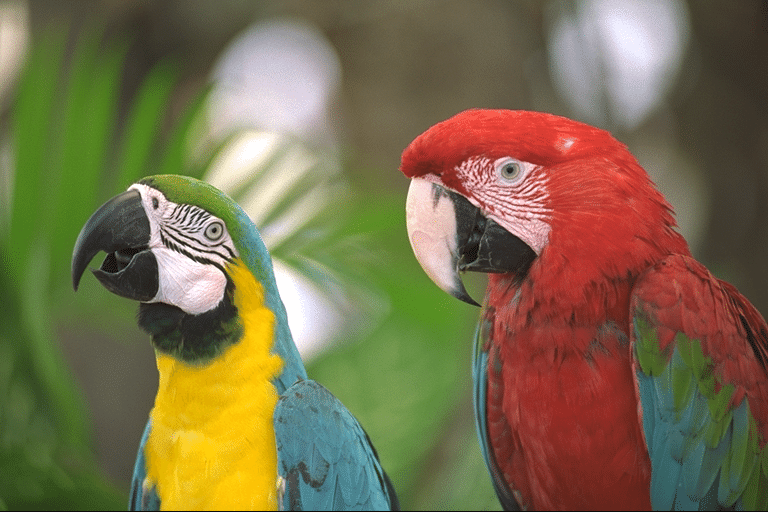
#> input picture lab4/img.png, 768 x 512 px
$ python 3.py
#> lines starting #> are read from the running program, lines starting #| are printed output that depends on the picture; after the words box and inside, x2 and y2 are one past the last pixel; in counts of white or black regions, pixels touching at a corner belong together
import cv2
import numpy as np


def gaussian_matrix(size, sigma=1.0, normalize=True):
    center = size // 2
    matrix = np.zeros((size, size), dtype=float)
    for x in range(size):
        for y in range(size):
            dx = x - center
            dy = y - center
            matrix[x, y] = (1 / (2 * np.pi * sigma ** 2)) * np.exp(-(dx ** 2 + dy ** 2) / (2 * sigma ** 2))
    if normalize:
        matrix /= matrix.sum()
    return matrix


def gaussian_filter_2d(image: np.ndarray, kernel: np.ndarray) -> np.ndarray:
    h, w = image.shape
    kh, kw = kernel.shape
    pad_h, pad_w = kh // 2, kw // 2
    padded = np.pad(image, ((pad_h, pad_h), (pad_w, pad_w)), mode='reflect')
    result = np.zeros_like(image, dtype=float)
    for i in range(h):
        for j in range(w):
            region = padded[i:i + kh, j:j + kw]
            result[i, j] = np.sum(region * kernel)
    return np.clip(result, 0, 255).astype(np.uint8)


sobel_x = np.array([[-1, 0, 1],
                    [-2, 0, 2],
                    [-1, 0, 1]], dtype=np.float64)

sobel_y = np.array([[-1, -2, -1],
                    [0, 0, 0],
                    [1, 2, 1]], dtype=np.float64)


def convolve(image: np.ndarray, kernel: np.ndarray) -> np.ndarray:
    h, w = image.shape
    padded = np.pad(image, ((1, 1), (1, 1)), mode='reflect')
    out = np.zeros_like(image, dtype=np.float64)
    for i in range(h):
        for j in range(w):
            region = padded[i:i + 3, j:j + 3]
            out[i, j] = np.sum(region * kernel)
    return out


def get_quantized_angle(gx, gy, tg):
    quantized = np.zeros_like(gx, dtype=np.uint8)
    mask0 = ((gx > 0) & (gy < 0) & (tg < -2.414)) | ((gx < 0) & (gy < 0) & (tg > 2.414))
    quantized[mask0] = 0
    mask1 = (gx > 0) & (gy < 0) & (tg >= -2.414) & (tg < -0.414)
    quantized[mask1] = 1
    mask2 = ((gx > 0) & (gy < 0) & (tg >= -0.414)) | ((gx > 0) & (gy > 0) & (tg < 0.414))
    quantized[mask2] = 2
    mask3 = (gx > 0) & (gy > 0) & (tg >= 0.414) & (tg < 2.414)
    quantized[mask3] = 3
    mask4 = ((gx > 0) & (gy > 0) & (tg >= 2.414)) | ((gx < 0) & (gy > 0) & (tg <= -2.414))
    quantized[mask4] = 4
    mask5 = (gx < 0) & (gy > 0) & (tg > -2.414) & (tg <= -0.414)
    quantized[mask5] = 5
    mask6 = ((gx < 0) & (gy > 0) & (tg > -0.414)) | ((gx < 0) & (gy < 0) & (tg < 0.414))
    quantized[mask6] = 6
    mask7 = (gx < 0) & (gy < 0) & (tg >= 0.414) & (tg < 2.414)
    quantized[mask7] = 7
    return quantized


def non_max_suppression(magnitude, quantized_angle):
    h, w = magnitude.shape
    nms = np.zeros_like(magnitude, dtype=np.uint8)

    for i in range(1, h - 1):
        for j in range(1, w - 1):
            direction = quantized_angle[i, j]
            mag = magnitude[i, j]

            if direction in [0, 4]:
                n1, n2 = magnitude[i, j - 1], magnitude[i, j + 1]
            elif direction in [1, 5]:
                n1, n2 = magnitude[i - 1, j + 1], magnitude[i + 1, j - 1]
            elif direction in [2, 6]:
                n1, n2 = magnitude[i - 1, j], magnitude[i + 1, j]
            else:
                n1, n2 = magnitude[i - 1, j - 1], magnitude[i + 1, j + 1]

            if mag >= n1 and mag >= n2:
                nms[i, j] = mag
            else:
                nms[i, j] = 0
    return nms


def main():
    image_path = "img.png"
    kernel_size = 5
    sigma = 1.0

    img = cv2.imread(image_path)
#> img is the input picture: shape (512, 768, 3); mean B, G, R 75.9, 109.7, 121.7

    gray = cv2.cvtColor(img, cv2.COLOR_BGR2GRAY)
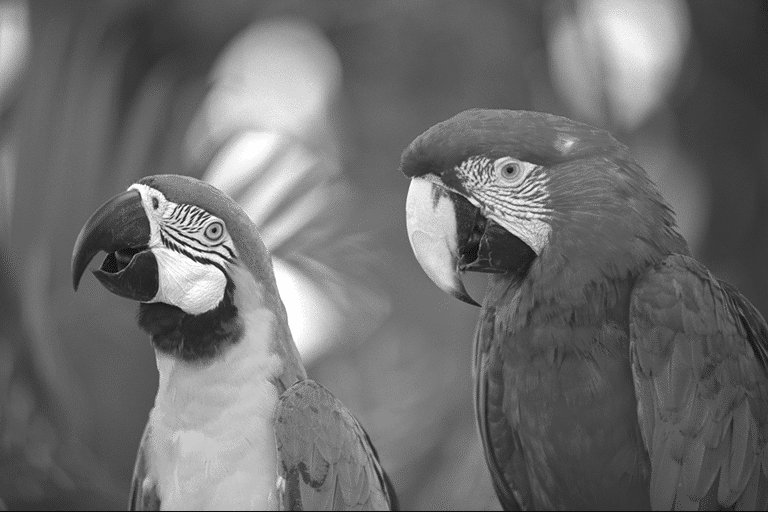
#> gray: shape (512, 768); min 12, max 254, mean 109.5

    gauss_kernel = gaussian_matrix(kernel_size, sigma)
    blurred = gaussian_filter_2d(gray, gauss_kernel)

    grad_x = convolve(blurred.astype(np.float64), sobel_x)
    grad_y = convolve(blurred.astype(np.float64), sobel_y)
#> after the loop in convolve (call 2), `for i in range(h):`:
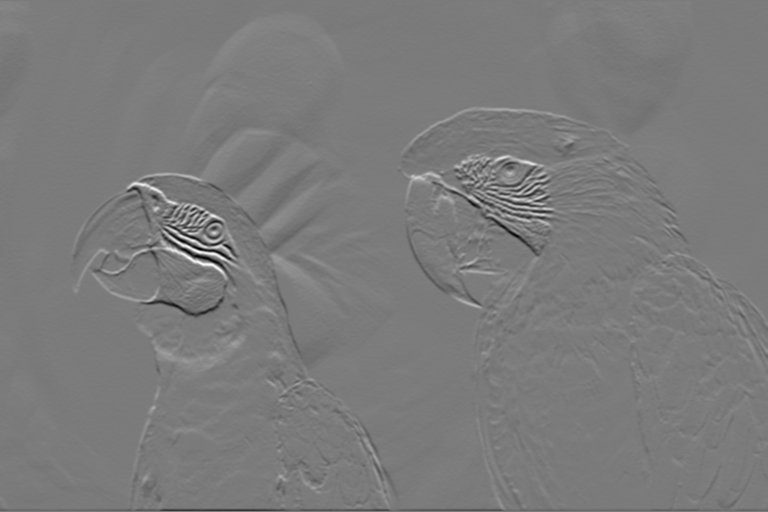
#> out: shape (512, 768) float64; min -434, max 460, mean -0.5; drawn with min black and max white

    magnitude = np.sqrt(grad_x ** 2 + grad_y ** 2)
    magnitude = np.clip(magnitude, 0, 255).astype(np.uint8)

    grad_x_safe = np.where(grad_x == 0, 1e-6, grad_x)
    tg = grad_y / grad_x_safe
    quantized_angle = get_quantized_angle(grad_x, grad_y, tg)
#> in get_quantized_angle, `mask0 = ((gx > 0) & (gy < 0) & (tg < -2.414)) | ((gx < 0) & (gy < 0) &..`:
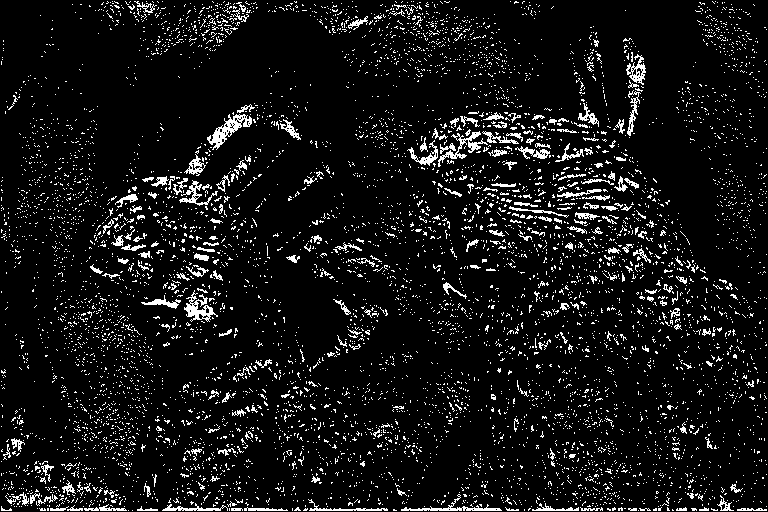
#> mask0: shape (512, 768) bool; 7.8% white in thin lines or dots
#> in get_quantized_angle, `mask1 = (gx > 0) & (gy < 0) & (tg >= -2.414) & (tg < -0.414)`: mask1: shape (512, 768) bool; 11% white in thin lines or dots
#> in get_quantized_angle, `mask2 = ((gx > 0) & (gy < 0) & (tg >= -0.414)) | ((gx > 0) & (gy > 0) ..`: mask2: shape (512, 768) bool; 9.8% white in thin lines or dots
#> in get_quantized_angle, `mask3 = (gx > 0) & (gy > 0) & (tg >= 0.414) & (tg < 2.414)`: mask3: shape (512, 768) bool; 10.4% white; 5266 white regions (5009 under 20 px), largest, box (x1, y1, x2, y2) and area: (162, 9, 264, 152) 3908, (112, 46, 183, 171) 1551, (236, 146, 293, 212) 1155
#> in get_quantized_angle, `mask4 = ((gx > 0) & (gy > 0) & (tg >= 2.414)) | ((gx < 0) & (gy > 0) &..`: mask4: shape (512, 768) bool; 6.8% white in thin lines or dots
#> in get_quantized_angle, `mask5 = (gx < 0) & (gy > 0) & (tg > -2.414) & (tg <= -0.414)`: mask5: shape (512, 768) bool; 12.2% white in thin lines or dots
#> in get_quantized_angle, `mask6 = ((gx < 0) & (gy > 0) & (tg > -0.414)) | ((gx < 0) & (gy < 0) &..`:
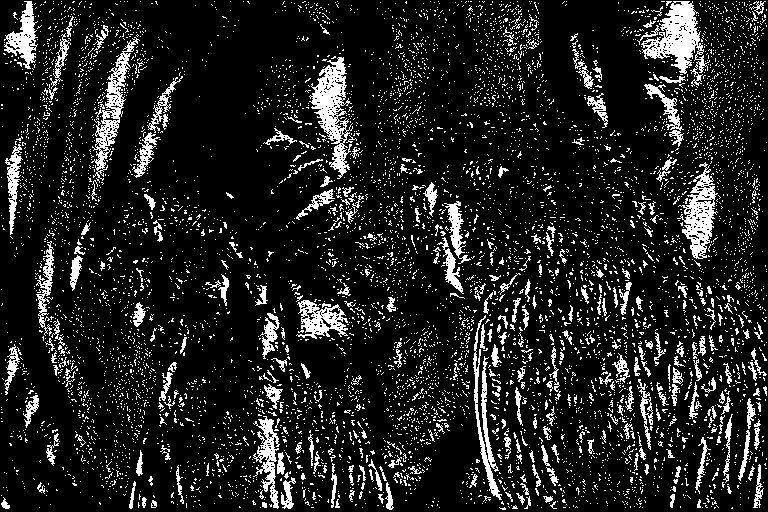
#> mask6: shape (512, 768) bool; 13% white in thin lines or dots
#> in get_quantized_angle, `mask7 = (gx < 0) & (gy < 0) & (tg >= 0.414) & (tg < 2.414)`: mask7: shape (512, 768) bool; 13% white; 6315 white regions (5946 under 20 px), largest, box (x1, y1, x2, y2) and area: (631, 53, 701, 135) 2218, (381, 400, 459, 497) 2014, (267, 193, 366, 252) 1546
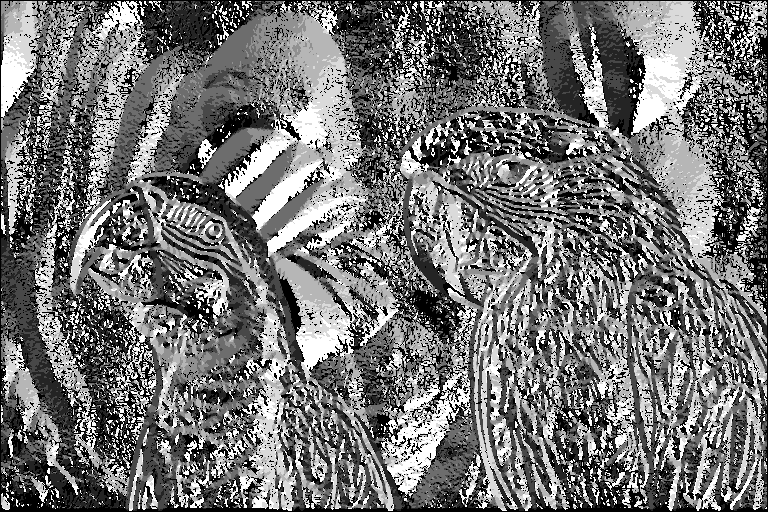
#> quantized_angle: shape (512, 768); min 0, max 7, mean 3.19; drawn with min black and max white

    nms = non_max_suppression(magnitude, quantized_angle)
#> after the loop in non_max_suppression, `for i in range(1, h - 1):`:
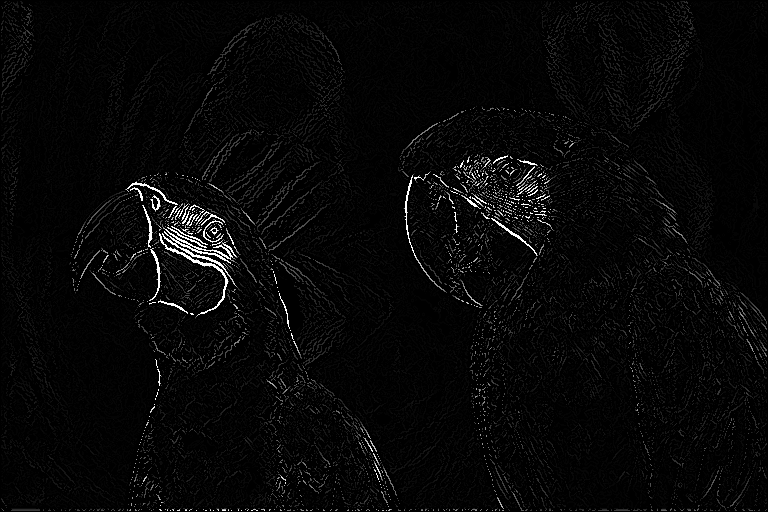
#> nms: shape (512, 768); min 0, max 255, mean 7.5

    print(nms)
#> (printed output is left out)

    cv2.imshow("After Non-Maximum Suppression", cv2.resize(nms, (800, 500)))
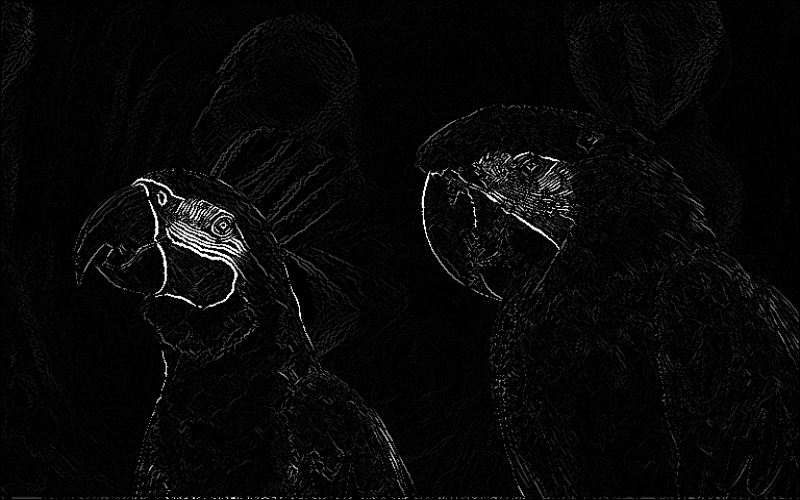
#> window 'After Non-Maximum Suppression': shape (500, 800); min 0, max 255, mean 7.4
    cv2.waitKey(0)
    cv2.destroyAllWindows()


if __name__ == '__main__':
    main()
